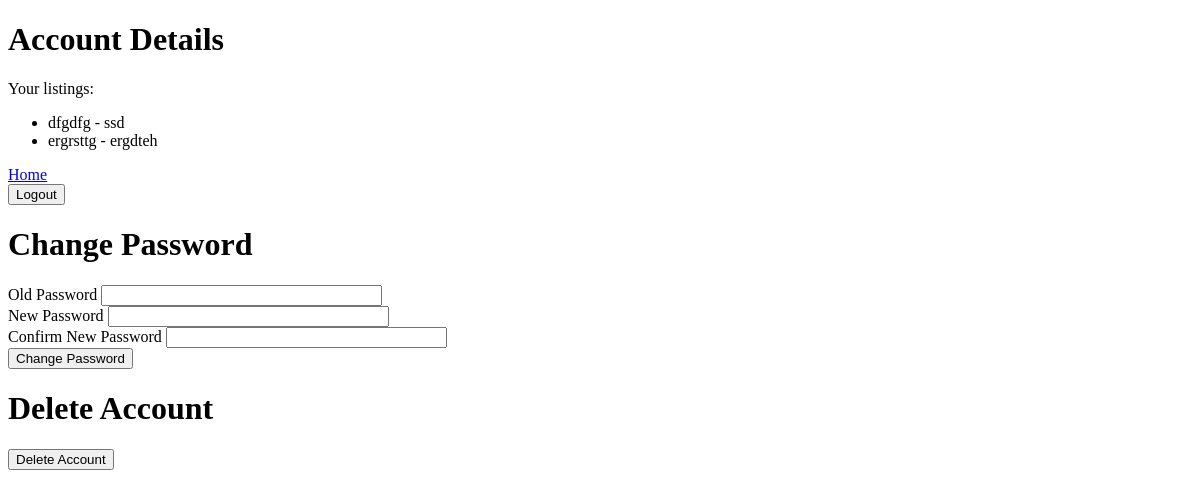
Page /account (signed in) on the earlier database version.
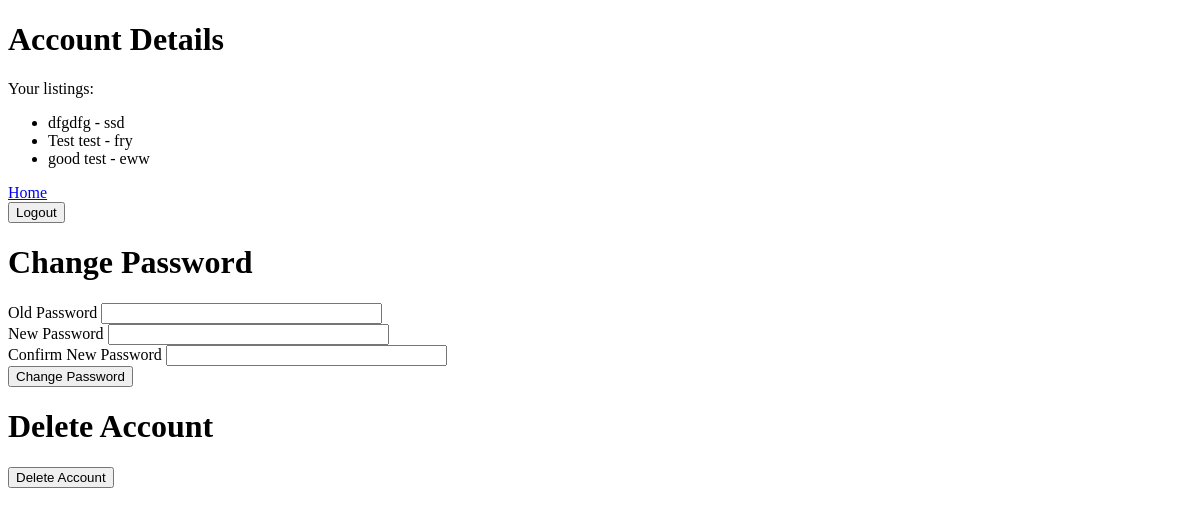
Same page on the later database version.
### models.py (models this page shows)
class Listing(db.Model):
    id = db.Column(db.Integer, primary_key=True)
    name = db.Column(db.String(150), nullable=False)
    description = db.Column(db.String(500), nullable=False)
    price = db.Column(db.Float, nullable=False)
    image_url = db.Column(db.String(500), nullable=False)
    username = db.Column(db.String(150), db.ForeignKey('user.username'))
    is_sold = db.Column(db.Boolean, default=False)
    buyer_username = db.Column(db.String(150), db.ForeignKey('user.username'), nullable=True)

### blueprints/account.py (the view, shortened to what this page needs)
@account_bp.route('/account', methods=['GET', 'POST'])
def account():
    form = changePasswordForm()
    logout_form = logoutForm()
    delete_account = DeleteAccountForm()
    if not session.get('username'):
        return redirect(url_for('auth.login'))
    user_listings = Listing.query.filter_by(username=session['username']).all()
    return render_template('account.html', user_listings=user_listings, form=form, logout_form=logout_form, delete_account=delete_account)

### forms.py
class changePasswordForm(FlaskForm):
    old_password = PasswordField('Old Password', validators=[DataRequired()])
    new_password = PasswordField('New Password', validators=[DataRequired()])
    confirm_password = PasswordField('Confirm New Password', validators=[DataRequired(), EqualTo('new_password', message="Passwords must match")])
    submit = SubmitField('Change Password')

class logoutForm(FlaskForm):
    logoutSubmit = SubmitField('Logout')

### templates/account.html (shortened to what this page needs)
<!DOCTYPE html>
<html lang="en">
<head>
</head>
<body>
    <h1>Account Details</h1>
    <p>Your listings:</p>
    <ul>
        {% for listing in user_listings %}
        <li>{{ listing.name }} - {{ listing.description }}</li>
        {% endfor %}
    </ul>
    <a href="/home">Home</a>
    <form method="POST" action="/logout">
        {{ logout_form.logoutSubmit() }}
    </form>
    <h1>Change Password</h1>
    <form method="POST" action="{{ url_for('auth.change_password') }}">
        <label for="old_password">{{ form.old_password.label }}</label>
        {{ form.old_password(size=32) }}<br>
        <label for="new_password">{{ form.new_password.label }}</label>
        {{ form.new_password(size=32) }}<br>
        <label for="confirm_password">{{ form.confirm_password.label }}</label>
        {{ form.confirm_password(size=32) }}<br>
        {{ form.submit() }}
    </form>
    <h1>Delete Account</h1>
    <form method="POST" action="{{ url_for('auth.delete_account') }}" onsubmit="return confirmDeletion()">
        {{ delete_account.submit() }}
    </form>
</body>
</html>

Differences in the rows shown:
changed Listing: name "ergrsttg" → "Test test"; description "ergdteh" → "fry"
added Listing: name "good test", description "eww"
